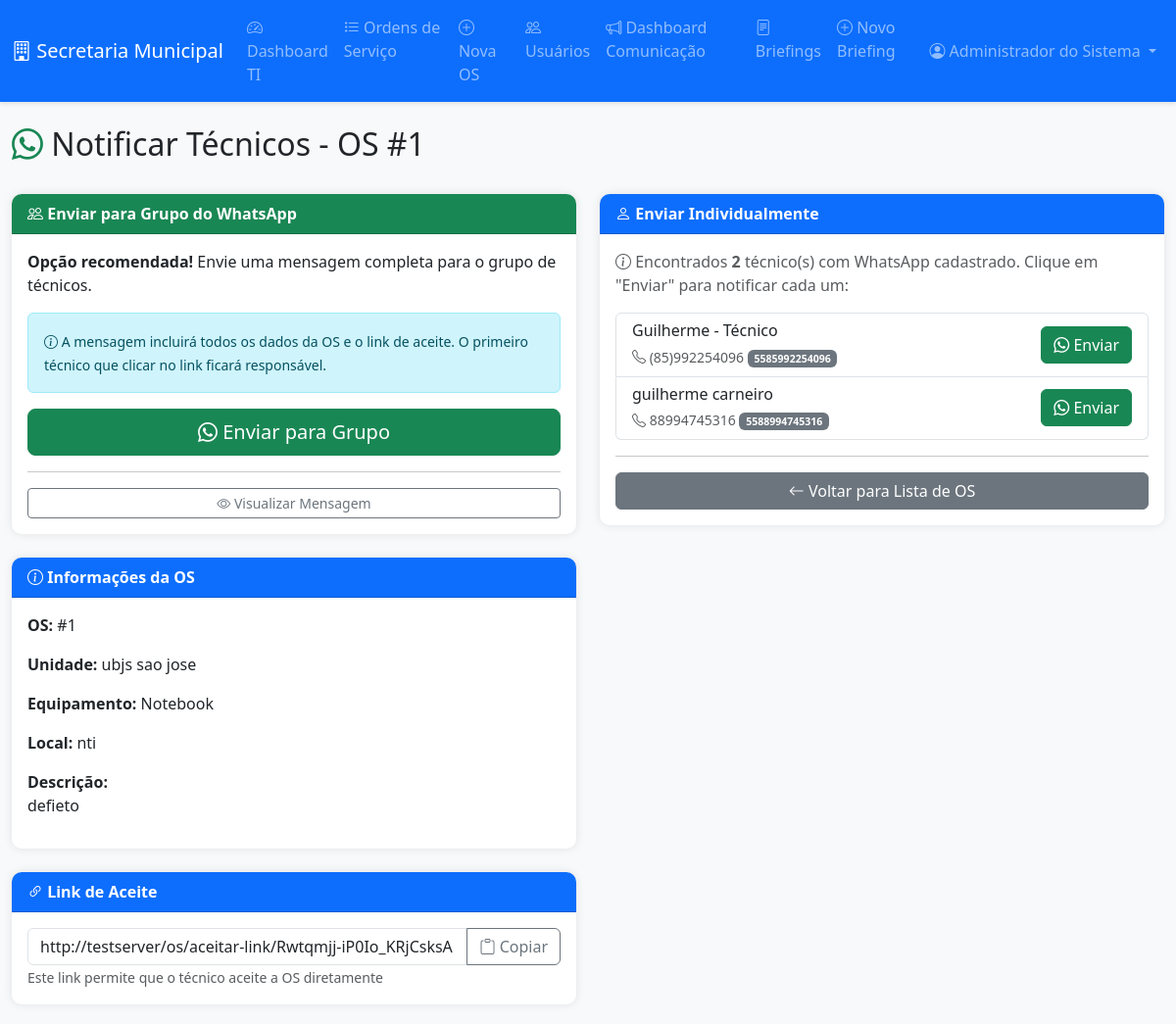
The page /os/notificar-tecnicos/1 (signed in) on the database its author committed.
### models.py (models this page shows, shortened)
class User(UserMixin, db.Model):
    __tablename__ = 'users'
    id = db.Column(db.Integer, primary_key=True)
    username = db.Column(db.String(80), unique=True, nullable=False)
    password_hash = db.Column(db.String(200), nullable=False)
    nome_completo = db.Column(db.String(200), nullable=False)
    perfil = db.Column(db.String(20), nullable=False)  # admin, tecnico, comunicacao
    whatsapp = db.Column(db.String(20))  # Número do WhatsApp
    ativo = db.Column(db.Boolean, default=True)

class OrdemServico(db.Model):
    __tablename__ = 'ordem_servico'
    id = db.Column(db.Integer, primary_key=True)
    data_abertura = db.Column(db.Date, nullable=False, default=datetime.utcnow)
    prazo_limite = db.Column(db.Date)
    status = db.Column(db.String(50), nullable=False, default='Aguardando Técnico')
    unidade_origem = db.Column(db.String(200), nullable=False)
    local_prestacao = db.Column(db.String(200), nullable=False)
    tecnico_responsavel = db.Column(db.String(100))
    tipo_equipamento = db.Column(db.String(100), nullable=False)
    entregue_por = db.Column(db.String(100))
    recebido_por = db.Column(db.String(100))
    retirado_por = db.Column(db.String(100))
    descricao_servicos = db.Column(db.Text, nullable=False)
    data_solucao = db.Column(db.Date)
    observacoes = db.Column(db.Text)
    aceita_por_tecnico = db.Column(db.Boolean, default=False)
    link_aceite = db.Column(db.String(100))  # Token único para aceite
    data_criacao = db.Column(db.DateTime, default=datetime.utcnow)
    data_atualizacao = db.Column(db.DateTime, default=datetime.utcnow, onupdate=datetime.utcnow)

### app.py (the view)
@app.route('/os/notificar-tecnicos/<int:id>', methods=['GET'])
@login_required
def os_notificar_tecnicos(id):
    if current_user.perfil != 'admin':
        flash('Apenas administradores podem notificar técnicos.', 'danger')
        return redirect(url_for('os_lista'))
    os = OrdemServico.query.get_or_404(id)
    if os.tecnico_responsavel:
        flash('Esta OS já foi aceita por um técnico.', 'warning')
        return redirect(url_for('os_lista'))
    todos_tecnicos = User.query.filter_by(perfil='tecnico', ativo=True).all()
    tecnicos = [t for t in todos_tecnicos if t.whatsapp and t.whatsapp.strip()]
    if not tecnicos:
        flash('Nenhum técnico ativo com WhatsApp cadastrado encontrado. Cadastre WhatsApp para os técnicos.', 'warning')
        return redirect(url_for('usuarios_lista'))
    links_whatsapp = []
    base_url = request.host_url.rstrip('/')
    link_aceite = f"{base_url}/os/aceitar-link/{os.link_aceite}"
    mensagem_individual = f"""NOVA OS DISPONIVEL

OS #{os.id}
{os.data_abertura.strftime('%d/%m/%Y')}

Unidade: {os.unidade_origem}
Equip: {os.tipo_equipamento}

Clique no link para aceitar:

{link_aceite}"""
    prazo_texto = f"Prazo: {os.prazo_limite.strftime('%d/%m/%Y')}" if os.prazo_limite else ""
    mensagem_grupo = f"""NOVA OS DISPONIVEL

OS #{os.id} - {os.data_abertura.strftime('%d/%m/%Y')}
{prazo_texto}

Unidade: {os.unidade_origem}
Equipamento: {os.tipo_equipamento}
Local: {os.local_prestacao}

Descricao:
{os.descricao_servicos[:200]}

Clique para aceitar a OS:

{link_aceite}

Primeiro que clicar fica responsavel!
Disponiveis: {', '.join([t.nome_completo.split()[0] for t in tecnicos])}"""
    for tecnico in tecnicos:
        whats_limpo = ''.join(filter(str.isdigit, tecnico.whatsapp))
        if len(whats_limpo) == 11:  # DDD + número brasileiro
            whats_limpo = '55' + whats_limpo
        elif len(whats_limpo) == 10:  # Sem DDD
            whats_limpo = '5579' + whats_limpo
        mensagem_individual_encoded = quote(mensagem_individual)
        link_whats = f"https://wa.me/{whats_limpo}?text={mensagem_individual_encoded}"
        links_whatsapp.append({
            'tecnico': tecnico.nome_completo,
            'whatsapp': tecnico.whatsapp,
            'whatsapp_limpo': whats_limpo,
            'link': link_whats
        })
    mensagem_grupo_encoded = quote(mensagem_grupo)
    link_grupo = f"https://wa.me/?text={mensagem_grupo_encoded}"
    return render_template('os_notificar.html',
                         os=os,
                         links_whatsapp=links_whatsapp,
                         link_aceite=link_aceite,
                         mensagem_grupo=mensagem_grupo,
                         link_grupo=link_grupo)

### app.py (called while the page is built)
@login_manager.user_loader
def load_user(user_id):
    return db.session.get(User, int(user_id))

### templates/os_notificar.html (shortened to what this page needs)
{% extends "base.html" %}
{% block content %}
<div class="row mb-4">
    <div class="col-12">
        <h2><i class="bi bi-whatsapp text-success"></i> Notificar Técnicos - OS #{{ os.id }}</h2>
    </div>
</div>
<div class="row">
    <div class="col-md-6">
        <div class="card mb-4">
            <div class="card-header bg-success text-white">
                <i class="bi bi-people"></i> Enviar para Grupo do WhatsApp
            </div>
            <div class="card-body">
                <p><strong>Opção recomendada!</strong> Envie uma mensagem completa para o grupo de técnicos.</p>
                <div class="alert alert-info">
                    <small>
                        <i class="bi bi-info-circle"></i>
                        A mensagem incluirá todos os dados da OS e o link de aceite.
                        O primeiro técnico que clicar no link ficará responsável.
                    </small>
                </div>
                <div class="d-grid">
                    <a href="{{ link_grupo }}" target="_blank" class="btn btn-success btn-lg">
                        <i class="bi bi-whatsapp"></i> Enviar para Grupo
                    </a>
                </div>
                <hr>
                <details class="mt-3">
                    <summary class="btn btn-sm btn-outline-secondary w-100">
                        <i class="bi bi-eye"></i> Visualizar Mensagem
                    </summary>
                </details>
            </div>
        </div>
        <div class="card mb-4">
            <div class="card-header">
                <i class="bi bi-info-circle"></i> Informações da OS
            </div>
            <div class="card-body">
                <p><strong>OS:</strong> #{{ os.id }}</p>
                <p><strong>Unidade:</strong> {{ os.unidade_origem }}</p>
                <p><strong>Equipamento:</strong> {{ os.tipo_equipamento }}</p>
                <p><strong>Local:</strong> {{ os.local_prestacao }}</p>
                <p><strong>Descrição:</strong><br>{{ os.descricao_servicos }}</p>
            </div>
        </div>
        <div class="card">
            <div class="card-header">
                <i class="bi bi-link-45deg"></i> Link de Aceite
            </div>
            <div class="card-body">
                <div class="input-group">
                    <input type="text" class="form-control" value="{{ link_aceite }}" id="linkAceite" readonly>
                    <button class="btn btn-outline-secondary" type="button" onclick="copiarLink()">
                        <i class="bi bi-clipboard"></i> Copiar
                    </button>
                </div>
                <small class="text-muted">Este link permite que o técnico aceite a OS diretamente</small>
            </div>
        </div>
    </div>
    <div class="col-md-6">
        <div class="card">
            <div class="card-header">
                <i class="bi bi-person"></i> Enviar Individualmente
            </div>
            <div class="card-body">
                {% if links_whatsapp %}
                    <p class="text-muted mb-3">
                        <i class="bi bi-info-circle"></i>
                        Encontrados <strong>{{ links_whatsapp|length }}</strong> técnico(s) com WhatsApp cadastrado.
                        Clique em "Enviar" para notificar cada um:
                    </p>
                    <div class="list-group">
                        {% for item in links_whatsapp %}
                        <div class="list-group-item">
                            <div class="d-flex justify-content-between align-items-center">
                                <div>
                                    <h6 class="mb-1">{{ item.tecnico }}</h6>
                                    <small class="text-muted">
                                        <i class="bi bi-telephone"></i> {{ item.whatsapp }}
                                        {% if item.whatsapp_limpo %}
                                        <span class="badge bg-secondary">{{ item.whatsapp_limpo }}</span>
                                        {% endif %}
                                    </small>
                                </div>
                                <a href="{{ item.link }}" target="_blank" class="btn btn-success">
                                    <i class="bi bi-whatsapp"></i> Enviar
                                </a>
                            </div>
                        </div>
                        {% endfor %}
                    </div>
                {% else %}
                    <div class="alert alert-warning">
                        <i class="bi bi-exclamation-triangle"></i>
                        Nenhum técnico com WhatsApp cadastrado. Configure os números no gerenciamento de usuários.
                    </div>
                {% endif %}
                <hr>
                <div class="d-grid">
                    <a href="{{ url_for('os_lista') }}" class="btn btn-secondary">
                        <i class="bi bi-arrow-left"></i> Voltar para Lista de OS
                    </a>
                </div>
            </div>
        </div>
    </div>
</div>
{% endblock %}

### templates/base.html (shortened to what this page needs)
<!DOCTYPE html>
<html lang="pt-BR">
<head>
    <link href="https://cdn.jsdelivr.net/npm/bootstrap@5.3.0/dist/css/bootstrap.min.css" rel="stylesheet">
    <link rel="stylesheet" href="https://cdn.jsdelivr.net/npm/bootstrap-icons@1.11.0/font/bootstrap-icons.css">
</head>
<body>
    {% if current_user.is_authenticated %}
    <nav class="navbar navbar-expand-lg navbar-dark bg-primary">
        <div class="container-fluid">
            <a class="navbar-brand" href="{{ url_for('index') }}">
                <i class="bi bi-building"></i> Secretaria Municipal
            </a>
            <div class="collapse navbar-collapse" id="navbarNav">
                <ul class="navbar-nav me-auto">
                    {% if current_user.perfil in ['admin', 'tecnico'] %}
                    <li class="nav-item">
                        <a class="nav-link" href="{{ url_for('dashboard_ti') }}">
                            <i class="bi bi-speedometer2"></i> Dashboard TI
                        </a>
                    </li>
                    <li class="nav-item">
                        <a class="nav-link" href="{{ url_for('os_lista') }}">
                            <i class="bi bi-list-task"></i> Ordens de Serviço
                        </a>
                    </li>
                    {% if current_user.perfil == 'admin' %}
                    <li class="nav-item">
                        <a class="nav-link" href="{{ url_for('os_nova') }}">
                            <i class="bi bi-plus-circle"></i> Nova OS
                        </a>
                    </li>
                    <li class="nav-item">
                        <a class="nav-link" href="{{ url_for('usuarios_lista') }}">
                            <i class="bi bi-people"></i> Usuários
                        </a>
                    </li>
                    {% endif %}
                    {% endif %}
                    {% if current_user.perfil in ['admin', 'comunicacao'] %}
                    <li class="nav-item">
                        <a class="nav-link" href="{{ url_for('dashboard_comunicacao') }}">
                            <i class="bi bi-megaphone"></i> Dashboard Comunicação
                        </a>
                    </li>
                    <li class="nav-item">
                        <a class="nav-link" href="{{ url_for('briefing_lista') }}">
                            <i class="bi bi-file-text"></i> Briefings
                        </a>
                    </li>
                    <li class="nav-item">
                        <a class="nav-link" href="{{ url_for('briefing_novo') }}">
                            <i class="bi bi-plus-circle"></i> Novo Briefing
                        </a>
                    </li>
                    {% endif %}
                </ul>
                <ul class="navbar-nav">
                    <li class="nav-item dropdown">
                        <a class="nav-link dropdown-toggle" href="#" id="userMenu" role="button" data-bs-toggle="dropdown">
                            <i class="bi bi-person-circle"></i> {{ current_user.nome_completo }}
                        </a>
                    </li>
                </ul>
            </div>
        </div>
    </nav>
    {% endif %}
    <div class="container-fluid mt-4">
        {% block content %}{% endblock %}
    </div>
</body>
</html>

### templates/base.html (style rules this page uses)
:root { --primary-color: #0d6efd; --secondary-color: #6c757d; --success-color: #198754; --danger-color: #dc3545; --warning-color: #ffc107; --info-color: #0dcaf0; }
body { background-color: #f8f9fa; font-family: 'Segoe UI', Tahoma, Geneva, Verdana, sans-serif; }
.navbar { box-shadow: 0 2px 4px rgba(0,0,0,.1); }
.card { border: none; box-shadow: 0 0 10px rgba(0,0,0,.1); border-radius: 10px; margin-bottom: 20px; }
.card-header { background-color: var(--primary-color); color: white; font-weight: bold; border-radius: 10px 10px 0 0 !important; }

### rows shown on the page
User: nome_completo "Administrador do Sistema"
OrdemServico: id "1", unidade_origem "ubjs sao jose", tipo_equipamento "Notebook", local_prestacao "nti", descricao_servicos "defieto"
User: tecnico "Guilherme - Técnico", whatsapp "(85)992254096", whatsapp_limpo "5585992254096"
User: tecnico "guilherme carneiro", whatsapp "88994745316", whatsapp_limpo "5588994745316"

### other values the page prints
{{ links_whatsapp|length }} "2"
